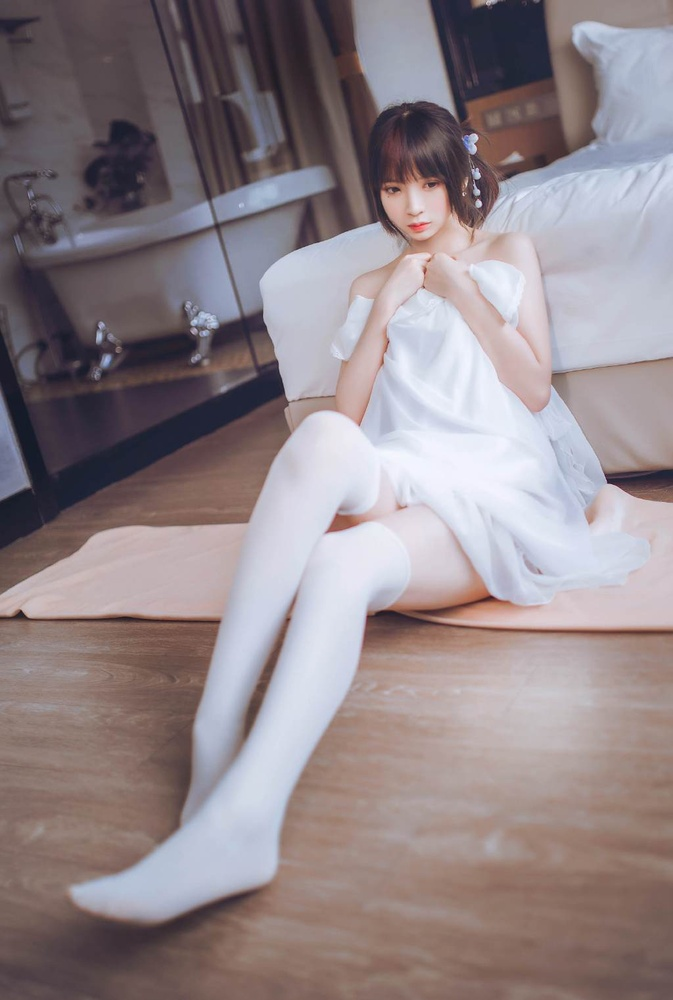
#> input picture picture_material/beauty_leg3.jpg, 673 x 1000 px, shrunk from 1024 x 1522 before the run, found by its file name
$ python 6.bandstop_filter.py
#> lines starting #> are read from the running program, lines starting #| are printed output that depends on the picture
#导入工具包
import cv2
import numpy as np
import math
from matplotlib import pyplot as plt

# 读取图像
img = cv2.imread("picture_material/beauty_leg3.jpg", 0)#0的含义:将图像转化为单通道灰度图像
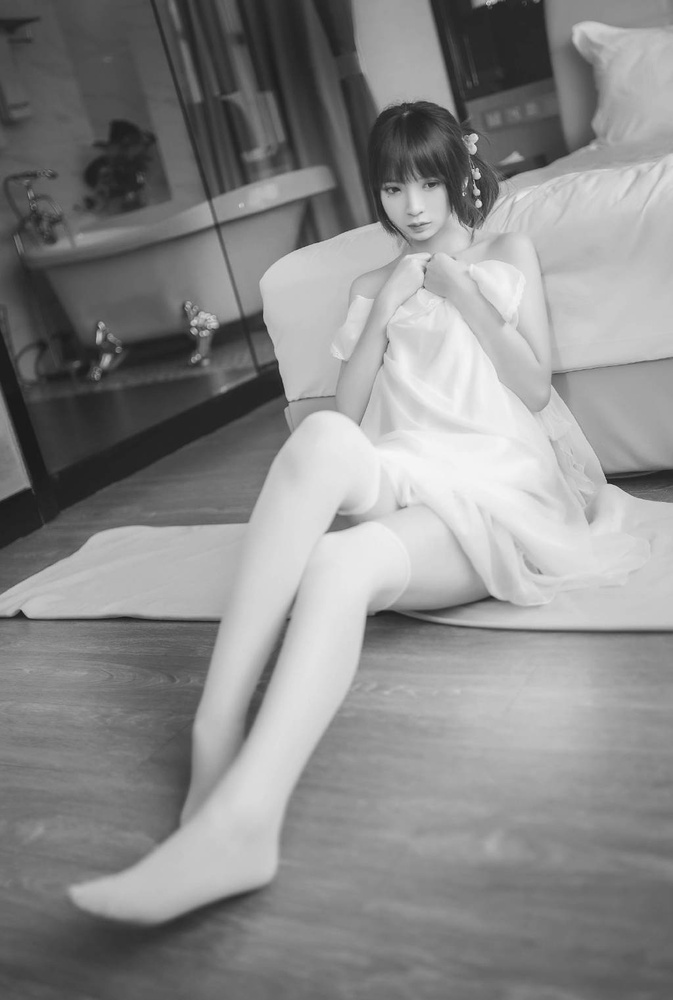
#> img: shape (1000, 673); min 24, max 247, mean 137.3

def ideal_bandstop_filter(img,D0,w):
    img_float32 = np.float32(img)#转换为np.float32格式，这是oppencv官方要求，咱们必须这么做
    dft = cv2.dft(img_float32, flags=cv2.DFT_COMPLEX_OUTPUT)#傅里叶变换,得到频谱图
    dft_shift = np.fft.fftshift(dft)#将频谱图低频部分转到中间位置，三维(263,263,2)
    rows, cols = img.shape #得到每一维度的数量
    crow, ccol = int(rows / 2), int(cols / 2)  # 中心位置
    mask = np.ones((rows, cols,2), np.uint8)  #对滤波器初始化，长宽和上面图像的一样
    for i in range(0, rows): #遍历图像上所有的点
        for j in range(0, cols):
            d = math.sqrt(pow(i - crow, 2) + pow(j - ccol, 2)) # 计算(i, j)到中心点的距离
            if D0 - w / 2 < d < D0 + w / 2:
                mask[i, j,0]=mask[i,j,1] = 0
            else:
                mask[i, j,0]=mask[i,j,1] = 1
    f = dft_shift * mask  # 滤波器和频谱图像结合到一起，是1的就保留下来，是0的就全部过滤掉
    ishift = np.fft.ifftshift(f) #上面处理完后，低频部分在中间，所以傅里叶逆变换之前还需要将频谱图低频部分移到左上角
    iimg = cv2.idft(ishift) #傅里叶逆变换
    res = cv2.magnitude(iimg[:, :, 0], iimg[:, :, 1]) #结果还不能看，因为逆变换后的是实部和虚部的双通道的一个结果，这东西还不是一个图像，为了让它显示出来我们还需要对实部和虚部进行一下处理才可以
    return res

#滤波器
def butterworth_bandstop_kernel(img,D0,W,n=1):
    assert img.ndim == 2
    r,c = img.shape[1],img.shape[0]
    u = np.arange(r)
    v = np.arange(c)
    u, v = np.meshgrid(u, v) #生成网络点坐标矩阵
    low_pass = np.sqrt( (u-r/2)**2 + (v-c/2)**2 ) #相当于公式里的D(u,v),距频谱图矩阵中中心的距离
    kernel = 1/(1+((low_pass*W)/(low_pass**2-D0**2))**(2*n)) #变换公式
    return kernel

def butterworth_bandstop_filter(img,D0,W,n):
    assert img.ndim == 2
    kernel = butterworth_bandstop_kernel(img,D0,W,n)  #得到滤波器
    gray = np.float64(img)  #将灰度图片转换为opencv官方规定的格式
    gray_fft = np.fft.fft2(gray) #傅里叶变换
    gray_fftshift = np.fft.fftshift(gray_fft) #将频谱图低频部分转到中间位置
    #dst = np.zeros_like(gray_fftshift)
    dst_filtered = kernel * gray_fftshift #频谱图和滤波器相乘得到新的频谱图
    dst_ifftshift = np.fft.ifftshift(dst_filtered) #将频谱图的中心移到左上方
    dst_ifft = np.fft.ifft2(dst_ifftshift) #傅里叶逆变换
    dst = np.abs(np.real(dst_ifft))
    dst = np.clip(dst,0,255)
    return np.uint8(dst)

def gaussian_bandstop_kernel(img,D0,W):
    assert img.ndim == 2
    r,c = img.shape[1],img.shape[0]
    u = np.arange(r)
    v = np.arange(c)
    u, v = np.meshgrid(u, v)
    low_pass = np.sqrt( (u-r/2)**2 + (v-c/2)**2 )
    kernel = 1.0 - np.exp(-0.5 * (((low_pass ** 2 - D0**2) / (low_pass *W + 1.0e-5))**2))
    return kernel

def gaussian_bandstop_filter(img,D0=5,W=10):
    assert img.ndim == 2
    kernel = gaussian_bandstop_kernel(img,D0,W)
    gray = np.float64(img)
    gray_fft = np.fft.fft2(gray)
    gray_fftshift = np.fft.fftshift(gray_fft)
    dst = np.zeros_like(gray_fftshift)
    dst_filtered = kernel * gray_fftshift
    dst_ifftshift = np.fft.ifftshift(dst_filtered)
    dst_ifft = np.fft.ifft2(dst_ifftshift)
    dst = np.abs(np.real(dst_ifft))
    dst = np.clip(dst,0,255)
    return np.uint8(dst)

new_image1=ideal_bandstop_filter(img,D0=6,w=10)
#> in ideal_bandstop_filter, `res = cv2.magnitude(iimg[:, :, 0], iimg[:, :, 1])`:
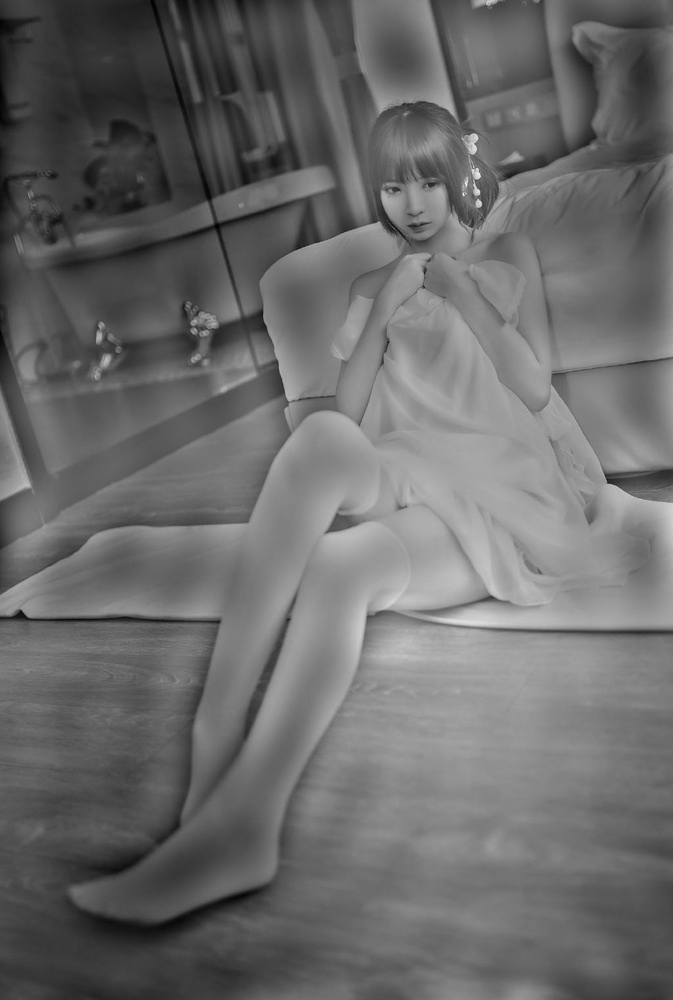
#> res: shape (1000, 673) float32; min 11736984, max 204282336, mean 92414288; drawn with min black and max white
new_image2=ideal_bandstop_filter(img,D0=15,w=10)
#> call 2 of ideal_bandstop_filter, with D0 = 15, w = 10
#> in ideal_bandstop_filter (call 2), `res = cv2.magnitude(iimg[:, :, 0], iimg[:, :, 1])`:
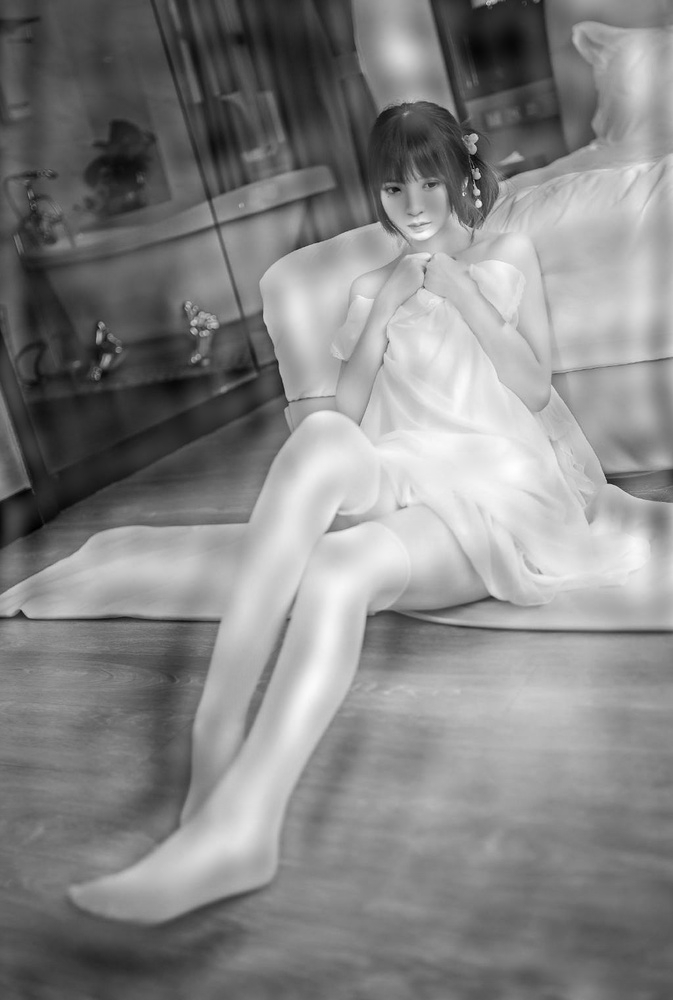
#> res: shape (1000, 673) float32; min 4115491.8, max 172990400, mean 92414280; drawn with min black and max white
new_image3=ideal_bandstop_filter(img,D0=25,w=10)

new_img1 = butterworth_bandstop_filter(img, D0 = 6, W = 10, n=1)
#> in butterworth_bandstop_filter, `kernel = butterworth_bandstop_kernel(img,D0,W,n)`:
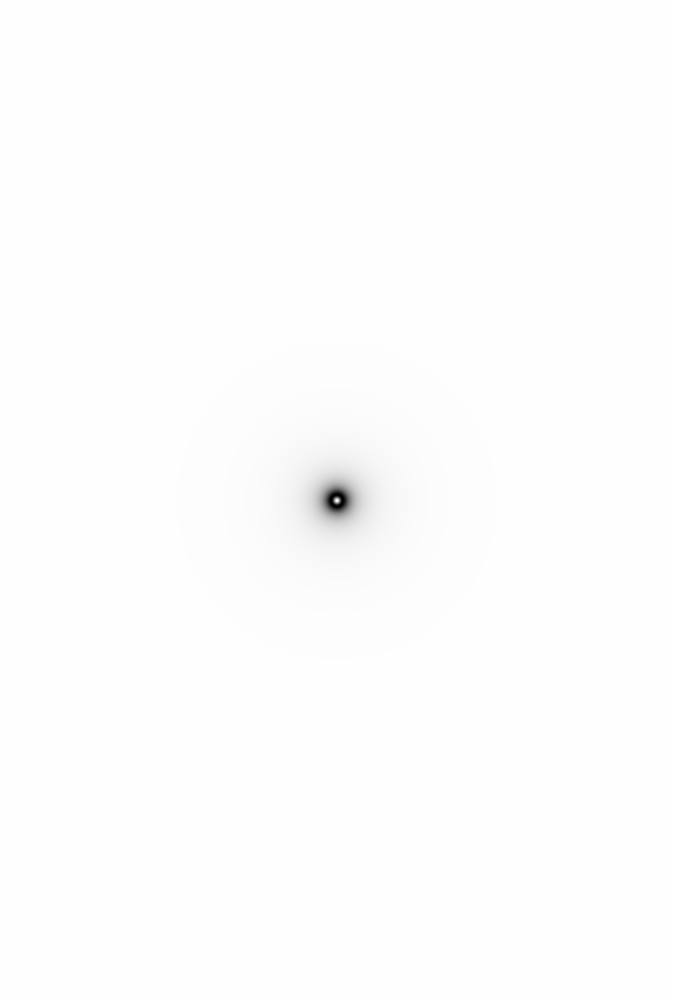
#> kernel: shape (1000, 673) float64; min 1.72e-05, max 1, mean 0.996
#> in butterworth_bandstop_filter, `dst = np.abs(np.real(dst_ifft))`:
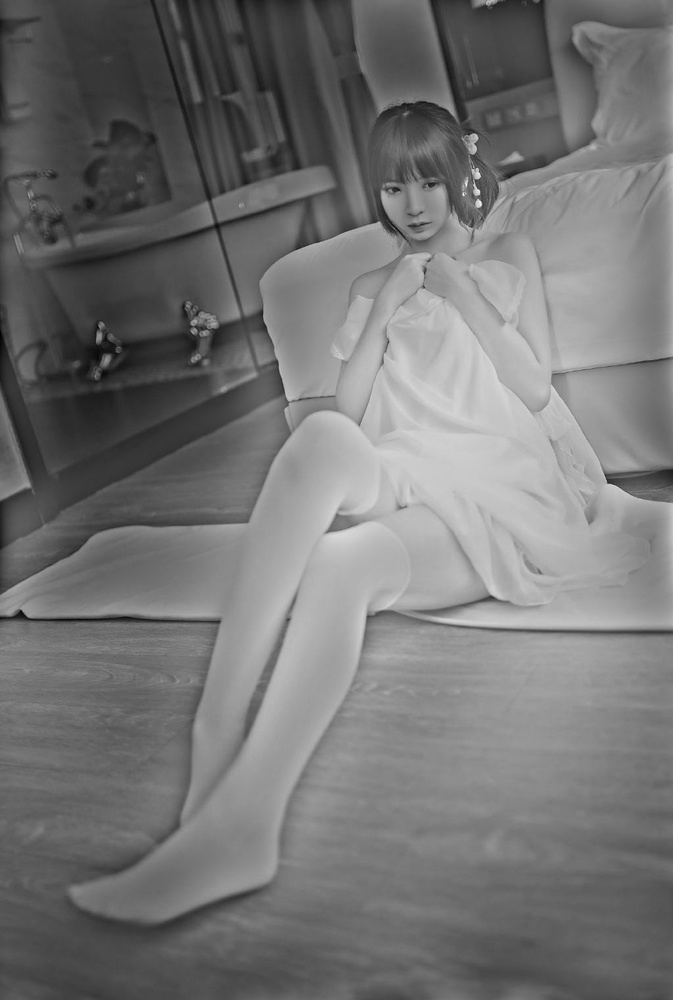
#> dst: shape (1000, 673) float64; min 19.21, max 271.8, mean 134.7; drawn with min black and max white
new_img2 = butterworth_bandstop_filter(img, D0 = 15, W = 10, n=1)
new_img3 = butterworth_bandstop_filter(img, D0 = 25, W = 10, n=1)

new_img_1 = gaussian_bandstop_filter(img,D0=6,W = 10)
#> in gaussian_bandstop_filter, `dst = np.clip(dst,0,255)`:
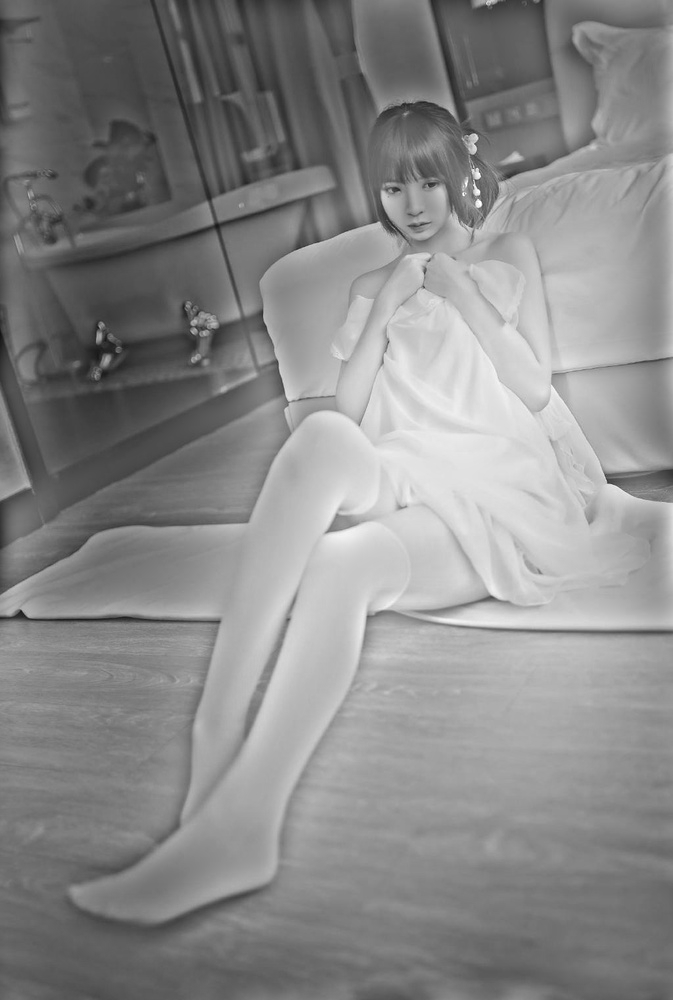
#> dst: shape (1000, 673) float64; min 19.3, max 255, mean 137.3
new_img_2 = gaussian_bandstop_filter(img,D0=15,W = 10)
new_img_3 = gaussian_bandstop_filter(img,D0=25,W = 10)

# 显示原始图像和带通滤波处理图像
plt.figure("Ideal_bandstop")
title=['Source Image','D0=6','D0=15','D0=25']
images=[img,new_image1,new_image2,new_image3]
for i in np.arange(4):
    plt.subplot(2,2,i+1),plt.imshow(images[i],'gray')
    plt.title(title[i])
    plt.xticks([]),plt.yticks([])

# 显示原始图像和带通滤波处理图像
plt.figure("butterworth_bandstop")
title=['Source Image','D0=6','D0=15','D0=25']
images=[img,new_img1,new_img2,new_img3]
for i in np.arange(4):
    plt.subplot(2,2,i+1),plt.imshow(images[i],'gray')
    plt.title(title[i])
    plt.xticks([]),plt.yticks([])

# 显示原始图像和带通滤波处理图像
plt.figure("gaussian_bandstop")
title=['Source Image','D0=6','D0=15','D0=25']
images=[img,new_img_1,new_img_2,new_img_3]
for i in np.arange(4):
    plt.subplot(2,2,i+1),plt.imshow(images[i],'gray')
    plt.title(title[i])
    plt.xticks([]),plt.yticks([])
plt.show()

$ run again, with picture_material/beauty_leg2.jpg copied over picture_material/beauty_leg3.jpg
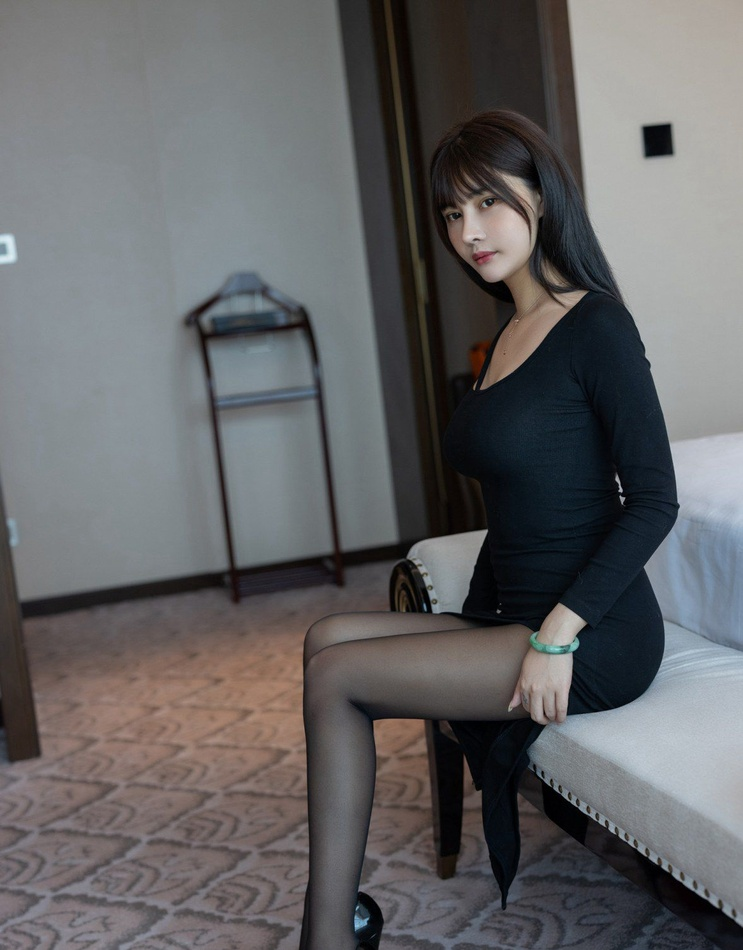
#> input picture picture_material/beauty_leg2.jpg, 743 x 950 px, shrunk from 1178 x 1507 before the run, found by its file name
#> in butterworth_bandstop_filter, `dst = np.abs(np.real(dst_ifft))`:
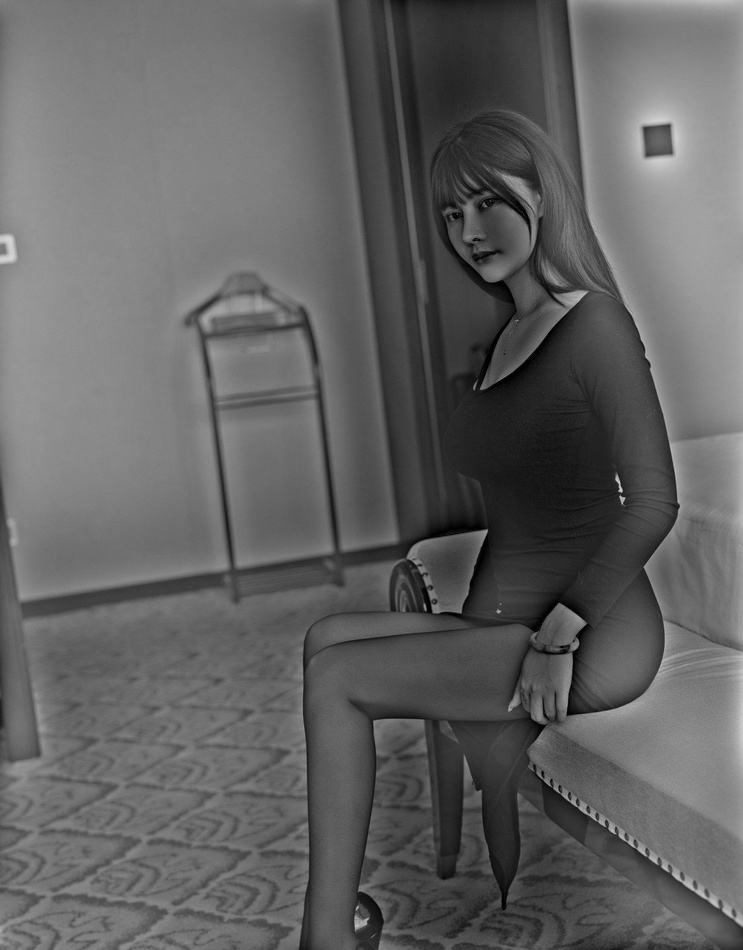
#> dst: shape (950, 743) float64; min 0.00272, max 217.7, mean 98.1
#> in gaussian_bandstop_filter (call 3), `dst = np.abs(np.real(dst_ifft))`:
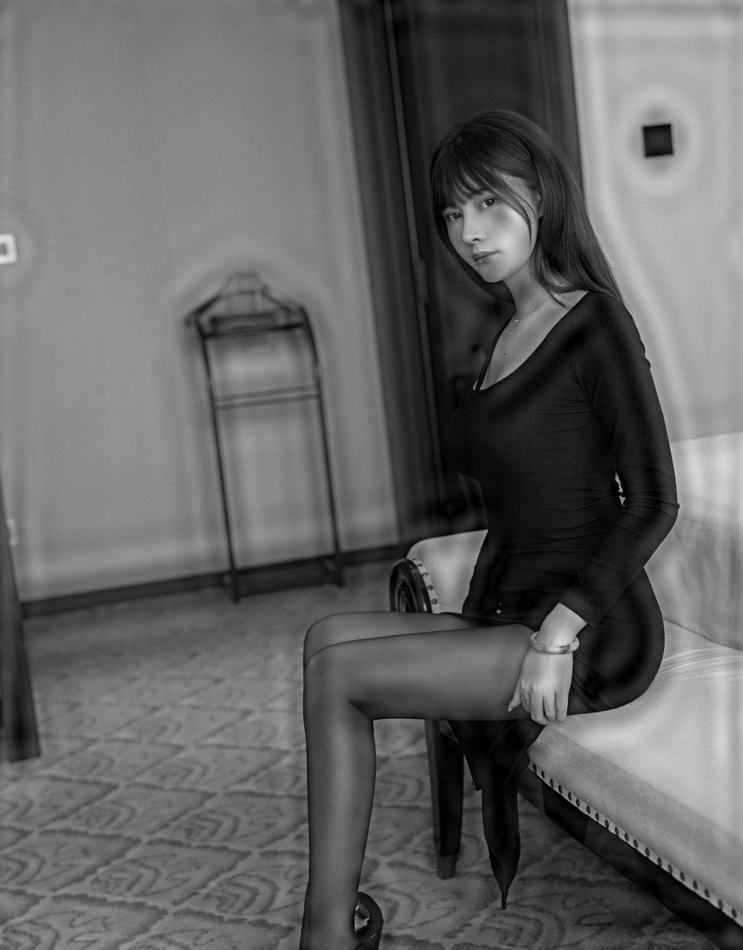
#> dst: shape (950, 743) float64; min 0.003, max 231.5, mean 100.1

$ run again, with picture_material/1.jpg copied over picture_material/beauty_leg3.jpg
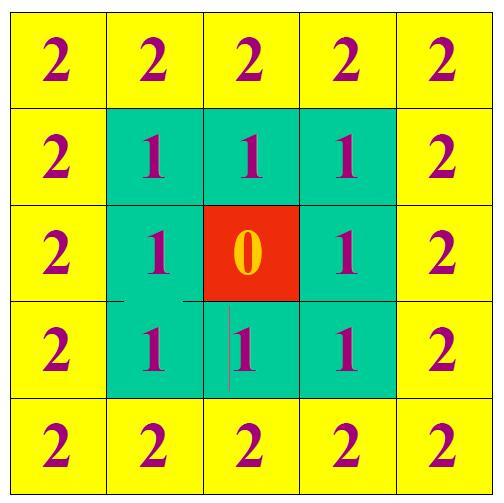
#> input picture picture_material/1.jpg, 504 x 503 px, found by its file name
#> in butterworth_bandstop_filter, `kernel = butterworth_bandstop_kernel(img,D0,W,n)`:
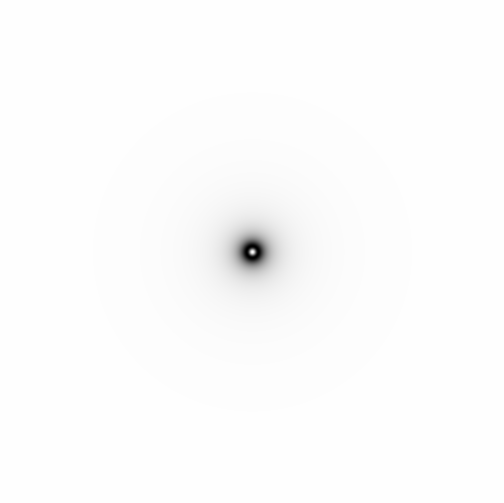
#> kernel: shape (503, 504) float64; min 1.72e-05, max 0.999, mean 0.991
#> in butterworth_bandstop_filter (call 3), `dst = np.clip(dst,0,255)`:
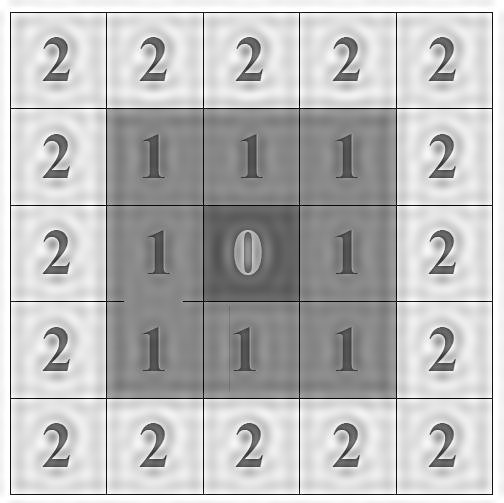
#> dst: shape (503, 504) float64; min 0.00358, max 255, mean 186.9
